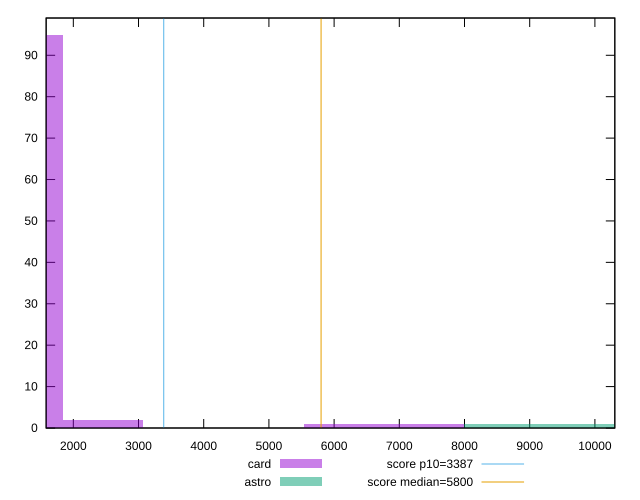

Here is the gnuplot script that generated this plot:
reset

$card <<EOF
1230.5383127901837 95
7383.229876741102 1
2461.0766255803674 2
6152.691563950919 1
EOF

$astro <<EOF
9844.30650232147 1
8613.768189531285 1
EOF

set key outside below
set boxwidth 1230.5383127901837
set xrange [1583.1881999999998:10305.594427902917]
set yrange [0:99]
set trange [0:99]
set style fill transparent solid 0.5 noborder

set parametric
set terminal svg size 640, 500 enhanced background rgb 'white'
set output "reports/report_00030_2021-02-24T20-42-31.540Z/speed-index/comparison/histogram/2_vs_3.svg"

plot $card title "card" with boxes, \
     $astro title "astro" with boxes, \
     3387,t title "score p10=3387", \
     5800,t title "score median=5800"

reset
